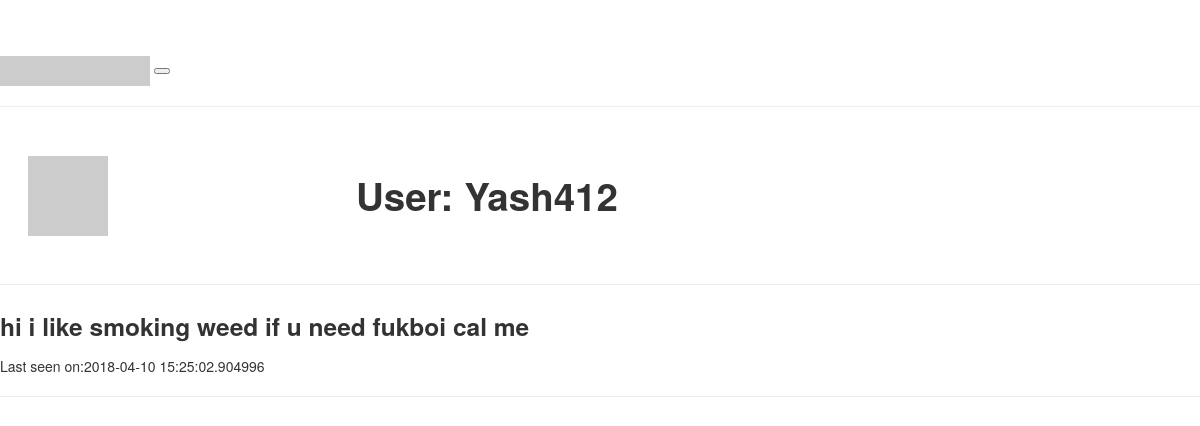
The page /user/Yash412 (signed in) on the database its author committed.
### app/models.py (models this page shows, shortened)
class User(UserMixin, db.Model):
    id = db.Column(db.Integer, primary_key=True)
    name = db.Column(db.String(64), nullable=False)
    username = db.Column(db.String(64), index=True,
                         unique=True, nullable=False)
    password_hash = db.Column(db.String(128), nullable=False)
    email = db.Column(db.String(150), index=True, unique=True, nullable=False)
    about_me = db.Column(db.String(150))
    last_seen = db.Column(db.DateTime, default=datetime.utcnow)
    def avatar(self, size):
        digest = md5(self.email.lower().encode('utf-8')).hexdigest()
        return 'https://www.gravatar.com/avatar/{}?d=identicon&s={}'.format(digest, size)

### app/routes.py (the view)
@app.route('/user/<username>')
@login_required
def user(username):
    user = User.query.filter_by(username=username).first_or_404()
    return render_template('user.html', user=user)

### app/models.py (called while the page is built)
@login.user_loader
def load_user(id):
    return User.query.get(int(id))

### app/routes.py (called while the page is built)
@app.before_request
def before_request():
    if current_user.is_authenticated:
        current_user.last_seen = datetime.utcnow()
        db.session.commit()

### app/templates/user.html (shortened to what this page needs)
{% extends "base.html" %}
{% block content %}
<div class="flex-container">
  <div class="flex-row-item-img">
    <img class="profile-pic" src= "{{ user.avatar(128) }}">
  </div>
  <div class="flex-row-item-txt">
    <h1>User: {{ user.username }}</h1>
  </div>
</div>
  <hr>
{% if user.about_me %}<p><h3>{{ user.about_me }}</h3></p>{% endif %}
{% if user.last_seen %}<p>Last seen on:{{ user.last_seen }}</p>{%endif%}
<hr>
{% endblock %}

### app/static/css/style.css (style rules this page uses)
.flex-container { display:flex; align-items: center; }
.flex-row-item-img { align-content: center; padding : 1em; margin: 1em; flex:1; }
.flex-row-item-txt { align-content: center; padding : 1em; margin: 1em; flex:3; }

### app/static/css/logo-nav.css (style rules this page uses)
body { padding-top: 54px; }
@media (min-width: 992px) { body { padding-top: 56px; } }

### rows shown on the page
User: username "Yash412", about_me "hi i like smoking weed if u need fukboi cal me", last_seen "2018-04-10 15:25:02.904996"
